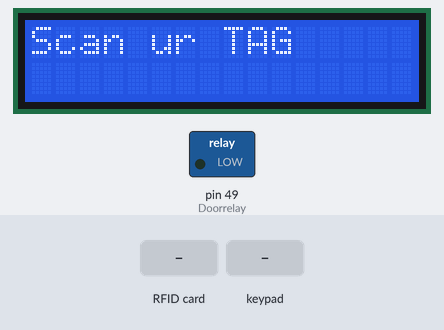
Recording of a sketch running on a simulated Arduino Mega 2560, built with avr-gcc and run on an emulated ATmega2560. Parts: 16×2 character LCD, switched loads named in the sketch (green lamp = pin HIGH). The test bench sets the inputs (shaded band). Pins used as bus, display or sensor lines are not drawn; what the sketch prints to the serial monitor is not drawn.

Above: at 1.3 s.
1.4 s: RFID card 19 47 64 C1 held to the reader
At 2.5 s:
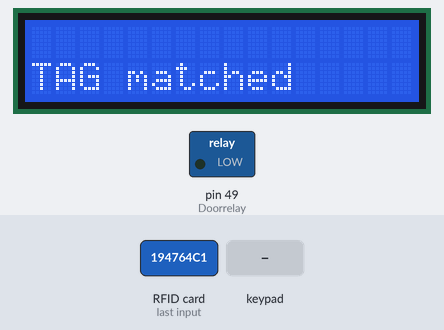
4.4 s: keypad keys 1 2 3 4 pressed 0.4 s apart
At 5.3 s:
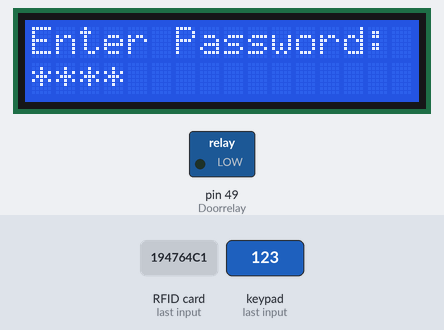
7.5 s: RFID card 5E 7A 19 C4 held to the reader
At 8.4 s:
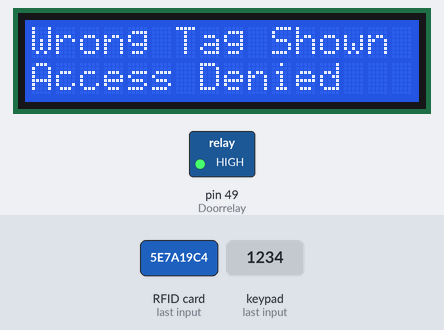
Timing chart, 0 to 10.5 s (numbered marks = the images above; inputs shaded):
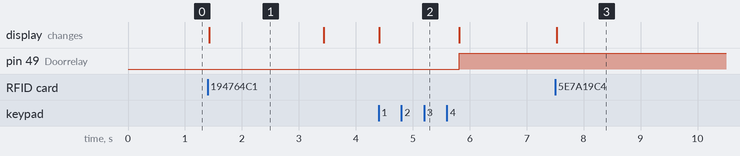

The sketch:

RFID_Password_Door_Lock.ino
```cpp
// Include required libraries
#include <MFRC522.h>
#include <Keypad.h>
#include <SoftwareSerial.h>
#include <SPI.h>
// Create instances
MFRC522 mfrc522(53, 5); // MFRC522 mfrc522(SS_PIN, RST_PIN)
// include the library code:
#include <LiquidCrystal.h>


// initialize the library by associating any needed LCD interface pin
// with the arduino pin number it is connected to
const int rs = A8, en = A9, d4 = A10, d5 = A11, d6 = A12, d7 = A13;
LiquidCrystal lcd(rs, en, d4, d5, d6, d7);
#define Doorrelay 49


char initial_password[4] = {'1', '2', '3', '4'};  // Variable to store initial password
String tagUID = "19 47 64 C1";  // String to store UID of tag. Change it with your tag's UID
char password[4];   // Variable to store users password
boolean RFIDMode = true; // boolean to change modes
boolean NormalMode = true; // boolean to change modes
char key_pressed = 0; // Variable to store incoming keys
uint8_t i = 0;  // Variable used for counter
// defining how many rows and columns our keypad have
const byte rows = 3;
const byte columns = 3;
// Keypad pin map
char hexaKeys[rows][columns] = {
  {'1', '2', '3'},
  {'4', '5', '6'},
  {'7', '8', '9'}

};
// Initializing pins for keypad
byte row_pins[rows] = {A0, A1, A2};
byte column_pins[columns] = {A3, A4, A5};
// Create instance for keypad
Keypad keypad_key = Keypad( makeKeymap(hexaKeys), row_pins, column_pins, rows, columns);
void setup() {
  Serial.begin(9600);
  pinMode(Doorrelay, OUTPUT);
  Serial.println("Scan your tag......... ");
  lcd.begin(16, 2);
  lcd.setCursor(0, 0);
  lcd.print("WELCOME");
  SPI.begin();      // Init SPI bus
  mfrc522.PCD_Init();   // Init MFRC522
  lcd.clear();
  lcd.setCursor(0, 0);
  lcd.print("Scan ur TAG");

}
void loop() {

 if (NormalMode == true) {
    // System will first look for mode
    if (RFIDMode == true) {
      // Function to receive message


      // Look for new cards
      if ( ! mfrc522.PICC_IsNewCardPresent()) {
        return;
      }
      // Select one of the cards
      if ( ! mfrc522.PICC_ReadCardSerial()) {
        return;
      }
      //Reading from the card
      String tag = "";
      for (byte j = 0; j < mfrc522.uid.size; j++)
      {
        tag.concat(String(mfrc522.uid.uidByte[j] < 0x10 ? " 0" : " "));
        tag.concat(String(mfrc522.uid.uidByte[j], HEX));
      }
      tag.toUpperCase();
      //Checking the card
      if (tag.substring(1) == tagUID)
      {
        Serial.println("Tag mached. ");
        Serial.println("Enter Password");
        lcd.clear();
        lcd.setCursor(0, 1);
        lcd.print("TAG matched");
        delay(2000);
        lcd.clear();
        lcd.print("Enter Password:");
        lcd.setCursor(0, 1);
        RFIDMode = false; // Make RFID mode false
      }
      else
      {
        Serial.print("Wrong Tag Shown");
        Serial.println("  Access Denied ");
        lcd.clear();
        lcd.setCursor(0, 0);
        lcd.print("Wrong Tag Shown");
        lcd.setCursor(0, 1);
        lcd.print("Access Denied");
        delay(3000);
        lcd.clear();
        lcd.setCursor(0, 0);
        lcd.print("Scan Your Tag   ");

      }
    }
    // If RFID mode is false, it will look for keys from keypad
    if (RFIDMode == false) {
      key_pressed = keypad_key.getKey(); // Storing keys
      if (key_pressed)
      {
        password[i++] = key_pressed; // Storing in password variable
        lcd.setCursor(0, 1);
        lcd.print("****");
      }
      if (i == 4) // If 4 keys are completed
      {
        delay(200);
        if (!(strncmp(password, initial_password, 4))) // If password is matched
        {
          Serial.print("Password Accepted");
          lcd.clear();
          lcd.print("Pass Accepted");
          digitalWrite(Doorrelay, LOW);


          lcd.clear();
          i = 0;
          RFIDMode = true; // Make RFID mode true
        }
        else    // If password is not matched
        {
          Serial.println("Wrong Password");
          lcd.clear();
          lcd.print("Wrong Password");
          delay(5000);

          lcd.clear();
          i = 0;
          RFIDMode = true;  // Make RFID mode true
        }

          digitalWrite(Doorrelay, HIGH);
          lcd.setCursor(0, 0);
          lcd.print("Scan ur TAG");
      }
    }
  }
}
```

Measured:
- after the input at 1.4 s, the display: changes at once (image 1)
- after the input at 4.4 s, pin 49 (Doorrelay): LOW → HIGH after 1.4 s; the display: changes at once (image 2)
- after the input at 7.5 s, the display: changes at once (image 3)
- what the display in image 1 shows lasts 2.0 s, from 1.4 s to 3.4 s
